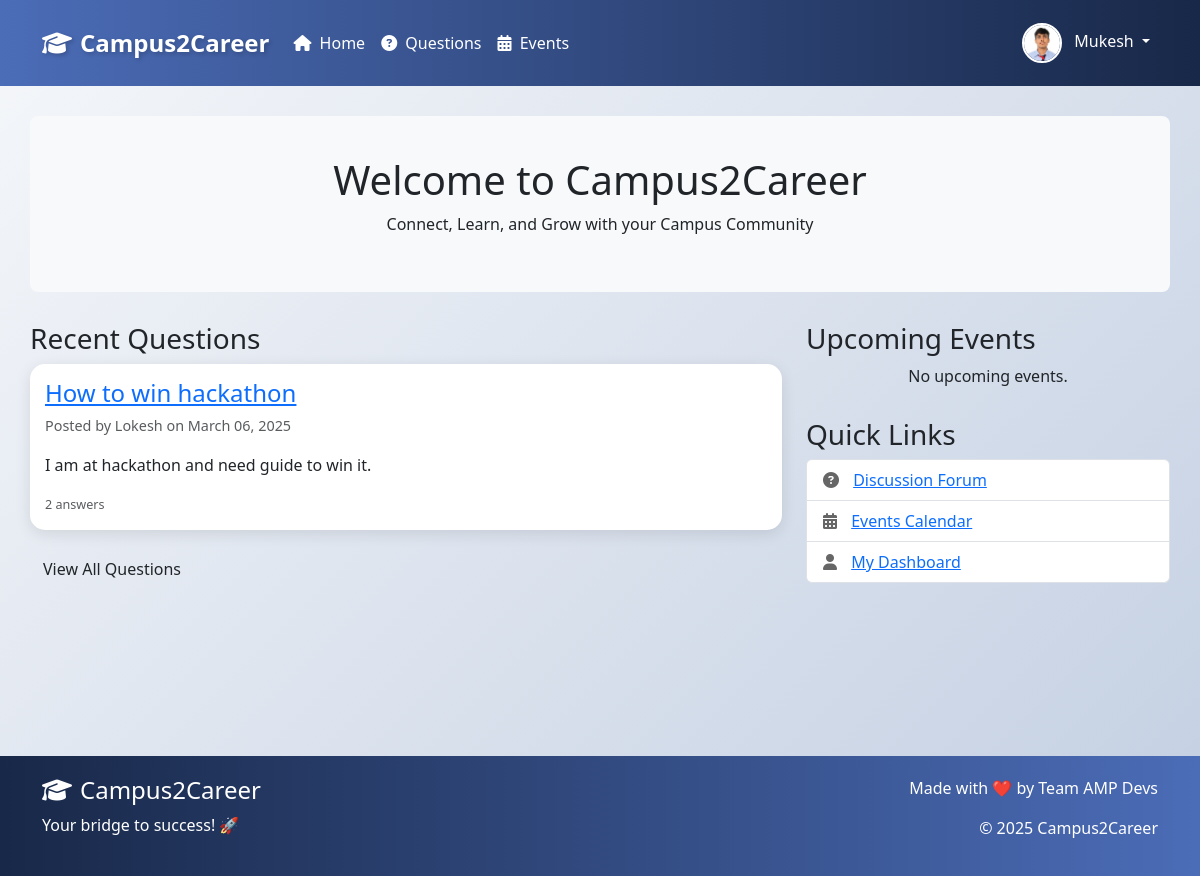
The app's page / (signed in) with its own data.
### models.py (models this page shows, shortened)
class User(UserMixin, db.Model):
    id = db.Column(db.Integer, primary_key=True)
    username = db.Column(db.String(80), unique=True, nullable=False)
    email = db.Column(db.String(120), unique=True, nullable=False)
    password_hash = db.Column(db.String(128))
    role = db.Column(db.String(20), nullable=False)  # student, alumni, teacher, admin
    contact = db.Column(db.String(15))
    dob = db.Column(db.Date)
    course = db.Column(db.String(50))  # For students
    profile_image = db.Column(db.String(120), default='noimg.jpg')
    created_at = db.Column(db.DateTime, default=datetime.utcnow)
    questions = db.relationship('Question', backref='author', lazy=True)
    answers = db.relationship('Answer', backref='author', lazy=True)
    events = db.relationship('Event', backref='creator', lazy=True)
    jobs = db.relationship('Job', backref='poster', lazy=True)

class Question(db.Model):
    id = db.Column(db.Integer, primary_key=True)
    title = db.Column(db.String(200), nullable=False)
    content = db.Column(db.Text, nullable=False)
    created_at = db.Column(db.DateTime, default=datetime.utcnow)
    user_id = db.Column(db.Integer, db.ForeignKey('user.id'), nullable=False)
    answers = db.relationship('Answer', backref='question', lazy=True, cascade='all, delete-orphan')

### app.py (the view)
@app.route('/')
def index():
    events = Event.query.order_by(Event.date.desc()).limit(3).all()
    questions = Question.query.order_by(Question.created_at.desc()).limit(5).all()
    return render_template('index.html', events=events, questions=questions)

### app.py (called while the page is built)
@login_manager.user_loader
def load_user(user_id):
    return User.query.get(int(user_id))

### templates/index.html (shortened to what this page needs)
{% extends "base.html" %}
{% block content %}
<div class="jumbotron text-center">
    <h1>Welcome to Campus2Career</h1>
    <p>Connect, Learn, and Grow with your Campus Community</p>
</div>
<div class="row">
    <div class="col-md-8">
        <div class="panel panel-default">
            <div class="panel-heading">
                <h3 class="panel-title">Recent Questions</h3>
            </div>
            <div class="panel-body">
                {% if questions %}
                    {% for question in questions %}
                        <div class="card question-card">
                            <h4><a href="{{ url_for('question_detail', id=question.id) }}">{{ question.title }}</a></h4>
                            <p class="text-muted">
                                Posted by {{ question.author.username }} on {{ question.created_at.strftime('%B %d, %Y') }}
                            </p>
                            <p>{{ question.content[:200] }}{% if question.content|length > 200 %}...{% endif %}</p>
                            <div class="text-muted">
                                <small>{{ question.answers|length }} answers</small>
                            </div>
                        </div>
                    {% endfor %}
                    <div class="text-right">
                        <a href="{{ url_for('questions') }}" class="btn btn-default">View All Questions</a>
                    </div>
                {% endif %}
            </div>
        </div>
    </div>
    <div class="col-md-4">
        <div class="panel panel-default">
            <div class="panel-heading">
                <h3 class="panel-title">Upcoming Events</h3>
            </div>
            <div class="panel-body">
                {% if events %}
                    {% for event in events %}
                        <div class="card event-card">
                            <h4>{{ event.title }}</h4>
                            <p class="text-muted">
                                <i class="fas fa-calendar"></i> {{ event.date.strftime('%B %d, %Y') }}
                            </p>
                            <p>{{ event.description[:100] }}{% if event.description|length > 100 %}...{% endif %}</p>
                        </div>
                    {% endfor %}
                    <div class="text-right">
                        <a href="{{ url_for('events') }}" class="btn btn-default">View All Events</a>
                    </div>
                {% else %}
                    <p class="text-center">No upcoming events.</p>
                {% endif %}
            </div>
        </div>
        <div class="panel panel-default">
            <div class="panel-heading">
                <h3 class="panel-title">Quick Links</h3>
            </div>
            <div class="panel-body">
                <ul class="list-group">
                    <li class="list-group-item">
                        <i class="fas fa-question-circle"></i>
                        <a href="{{ url_for('questions') }}">Discussion Forum</a>
                    </li>
                    <li class="list-group-item">
                        <i class="fas fa-calendar-alt"></i>
                        <a href="{{ url_for('events') }}">Events Calendar</a>
                    </li>
                    {% if current_user.is_authenticated %}
                        <li class="list-group-item">
                            <i class="fas fa-user"></i>
                            <a href="{{ url_for('dashboard') }}">My Dashboard</a>
                        </li>
                    {% endif %}
                </ul>
            </div>
        </div>
    </div>
</div>
{% endblock %}

### templates/base.html (shortened to what this page needs)
<!DOCTYPE html>
<html lang="en">
<head>
    <link href="https://cdn.jsdelivr.net/npm/bootstrap@5.3.2/dist/css/bootstrap.min.css" rel="stylesheet">
    <link rel="stylesheet" href="https://cdnjs.cloudflare.com/ajax/libs/font-awesome/6.5.1/css/all.min.css">
</head>
<body>
    <nav class="navbar navbar-expand-lg">
        <div class="container">
            <a class="navbar-brand" href="{{ url_for('index') }}">
                <i class="fas fa-graduation-cap me-2"></i>Campus2Career
            </a>
            <div class="collapse navbar-collapse" id="navbarNav">
                <ul class="navbar-nav me-auto">
                    <li class="nav-item">
                        <a class="nav-link" href="{{ url_for('index') }}">
                            <i class="fas fa-home me-1"></i> Home
                        </a>
                    </li>
                    <li class="nav-item">
                        <a class="nav-link" href="{{ url_for('questions') }}">
                            <i class="fas fa-question-circle me-1"></i> Questions
                        </a>
                    </li>
                    <li class="nav-item">
                        <a class="nav-link" href="{{ url_for('events') }}">
                            <i class="fas fa-calendar-alt me-1"></i> Events
                        </a>
                    </li>
                </ul>
                <ul class="navbar-nav">
                    {% if current_user.is_authenticated %}
                        <li class="nav-item dropdown">
                            <a class="nav-link dropdown-toggle" href="#" role="button" data-bs-toggle="dropdown">
                                <img src="{{ url_for('static', filename='images/' + current_user.profile_image) }}"
                                     alt="Profile" class="profile-img me-2">
                                {{ current_user.username }}
                            </a>
                        </li>
                    {% endif %}
                </ul>
            </div>
        </div>
    </nav>
    <div class="container main-content">
        {% block content %}{% endblock %}
    </div>
    <footer class="footer">
        <div class="container">
            <div class="row">
                <div class="col-md-6">
                    <h4><i class="fas fa-graduation-cap me-2"></i>Campus2Career</h4>
                    <p>Your bridge to success! 🚀</p>
                </div>
                <div class="col-md-6 text-end">
                    <p>Made with ❤️ by Team AMP Devs</p>
                    <p>&copy; 2025 Campus2Career</p>
                </div>
            </div>
        </div>
    </footer>
</body>
</html>

### templates/base.html (style rules this page uses)
body { background: linear-gradient(135deg, #f5f7fa 0%, #c3cfe2 100%); min-height: 100vh; }
.navbar { background: linear-gradient(90deg, #4b6cb7 0%, #182848 100%); padding: 15px 0; }
.navbar-brand { font-size: 24px; font-weight: bold; color: white !important; text-shadow: 2px 2px 4px rgba(0,0,0,0.2); }
.nav-link { color: white !important; font-weight: 500; transition: all 0.3s ease; }
.card { border: none; border-radius: 15px; box-shadow: 0 4px 15px rgba(0,0,0,0.1); transition: transform 0.3s ease; background: white; margin-bottom: 20px; }
.profile-img { width: 40px; height: 40px; border-radius: 50%; object-fit: cover; border: 2px solid white; }
.footer { background: linear-gradient(90deg, #182848 0%, #4b6cb7 100%); color: white; padding: 20px 0; margin-top: 50px; }
.main-content { padding: 30px 0; min-height: calc(100vh - 180px); }

### templates/index.html (style rules this page uses)
.jumbotron { background-color: #f8f9fa; padding: 40px; margin-bottom: 30px; border-radius: 8px; }
.question-card { margin-bottom: 20px; padding: 15px; }
.panel { margin-bottom: 30px; }
.list-group-item i { margin-right: 10px; color: #666; }
.card h4 { margin-top: 0; }
.text-muted { font-size: 0.9em; }

### records on screen
User: profile_image (picture), username "Mukesh"
Question: title "How to win hackathon", author.username "Lokesh", created_at "March 06, 2025", content "I am at hackathon and need guide to win it.", answers|length "2"
